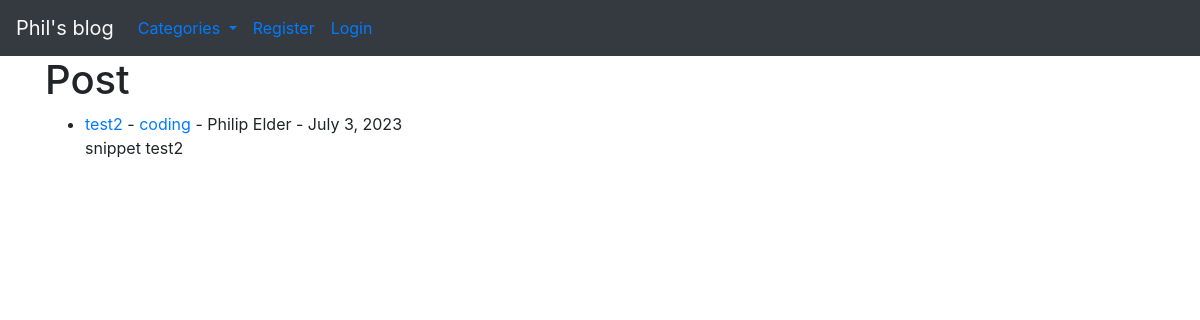
The page / on the database its author committed.
### theblog/models.py (models this page shows, shortened)
class Post(models.Model):
	title = models.CharField(max_length=255)
	header_image = models.ImageField(null=True, blank=True, upload_to="theblog_images/")
	title_tag = models.CharField(max_length=255, default="Here write default")
	author = models.ForeignKey(User, on_delete=models.CASCADE)
	body = RichTextField(blank=True, null=True)
	post_date = models.DateField(auto_now_add=True)   # Auto date of adding data. You need import this
	category = models.CharField(max_length=255, default='coding')
	snippet = models.CharField(max_length=255)
	likes = models.ManyToManyField(User, related_name='blog_posts')
	class Meta:
		ordering = ['-id', 'title']

### theblog/views.py (the view)
# urls.py: path('', HomeView.as_view(), name="theblog_home"),
class HomeView(ListView):
	model = Post
	template_name = 'home.html'
	ordering = ['-post_date']
	def get_context_data(self, *args, **kwargs):
		cat_menu = Category.objects.all()
		context = super(HomeView, self).get_context_data(*args, **kwargs)
		context["cat_menu"] = cat_menu
		return context

### theblog/models.py (called while the page is built)
	def __str__(self):
		return self.name

### theblog/templates/home.html (shortened to what this page needs)
{% extends 'base.html' %}
{% block content %}
<h1>Post</h1>
<ul>
{% for post in object_list %}
    <li><a href="{% url 'article-detail' post.pk %}"> {{ post.title }}</a> - <a href="{% url 'category' post.category|slugify %}">{{ post.category }}</a> - {{ post.author.first_name }}
        {{ post.author.last_name }} - {{ post.post_date }}
        <p>{{ post.snippet }}</p>
    </li>
{% endfor %}
</ul>
            {% endblock %}

### rows shown on the page
Post: title "test2", category "coding", author.first_name "Philip", author.last_name "Elder", post_date "July 3, 2023", snippet "snippet test2"
